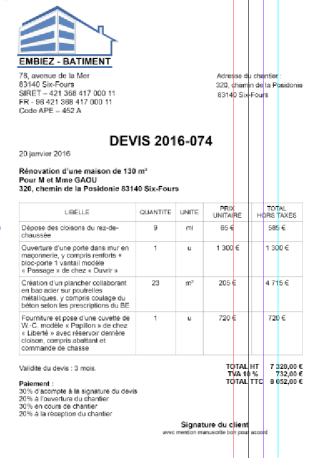
#> input picture temp/090.jpg, 320 x 458 px, found by its file name
$ python utils.py
#> lines starting #> are read from the running program, lines starting #| are printed output that depends on the picture
#> further down, image is the input picture: PIL image 320x458 RGB; mean R, G, B 241.5, 241.9, 242.9
import cv2
import cv2 as cv
import numpy as np
from PIL import Image


# [37 lines left out: functions cvtColor, resize_image, get_classes, get_anchors, not called in this run]


def preprocess_input(image):
    image /= 255.0
    return image


# get grayscale image
def get_grayscale(image):
    return cv2.cvtColor(image, cv2.COLOR_BGR2GRAY)


# noise removal
def remove_noise(image):
    return cv2.medianBlur(image, 3)


# thresholding
def thresholding(image):
    return cv2.threshold(image, 0, 255, cv2.THRESH_BINARY + cv2.THRESH_OTSU)[1]


# dilation
def dilate(image):
    kernel = np.ones((5, 5), np.uint8)
    return cv2.dilate(image, kernel, iterations=1)


# erosion
def erode(image):
    kernel = np.ones((5, 5), np.uint8)
    return cv2.erode(image, kernel, iterations=1)


# opening - erosion followed by dilation
def opening(image):
    kernel = np.ones((5, 5), np.uint8)
    return cv2.morphologyEx(image, cv2.MORPH_OPEN, kernel)


# canny edge detection
def canny(image):
    return cv2.Canny(image, 100, 200)


# template matching
def match_template(image, template):
    return cv2.matchTemplate(image, template, cv2.TM_CCOEFF_NORMED)


def resize(img, size):
#> called with size = 800
    if img.size[0]<size or img.size[1]<size:
        if float(img.size[0]) <= float(img.size[1]):
            width = size
            img = img.convert('RGB')
            ratio = (width / float(img.size[0]))
#> ratio = 2.5
            height = int((float(img.size[1]) * float(ratio)))
#> height = 1145
            img = img.resize((width, height), Image.BICUBIC)
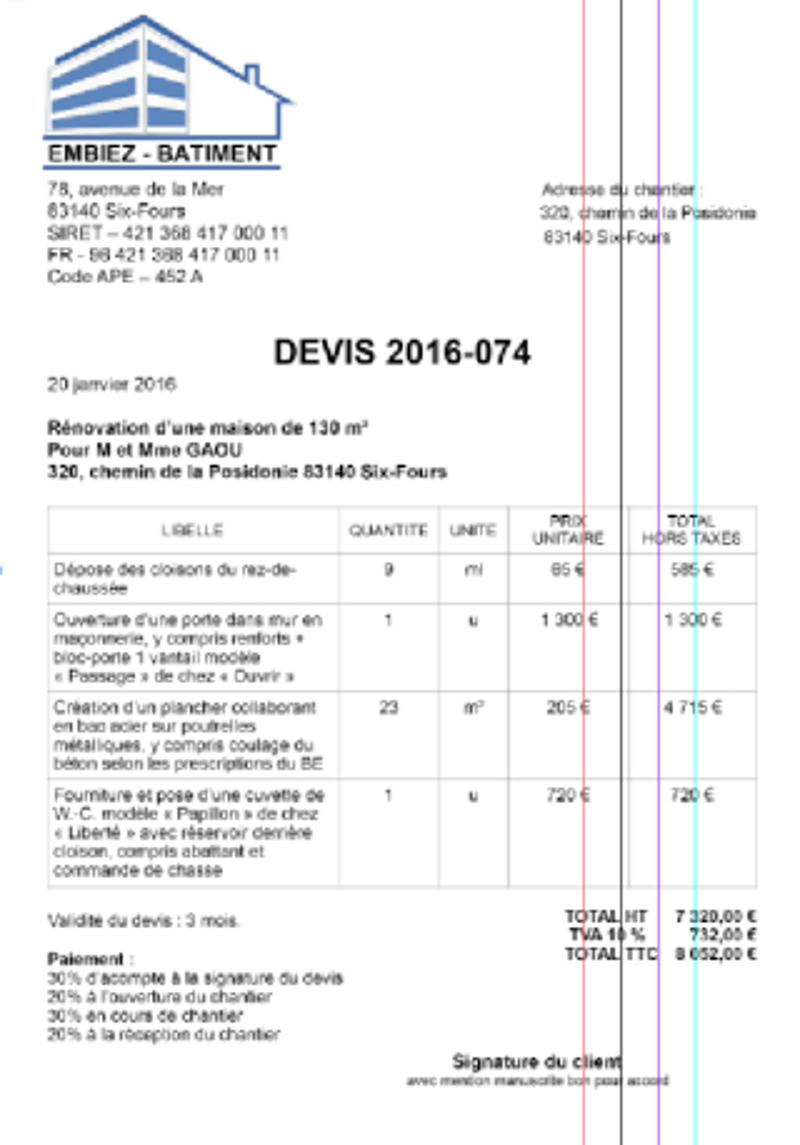
#> img: PIL image 800x1145 RGB; mean R, G, B 241.3, 241.7, 242.7
#> in get_grayscale, `return cv2.cvtColor(image, cv2.COLOR_BGR2GRAY)`:
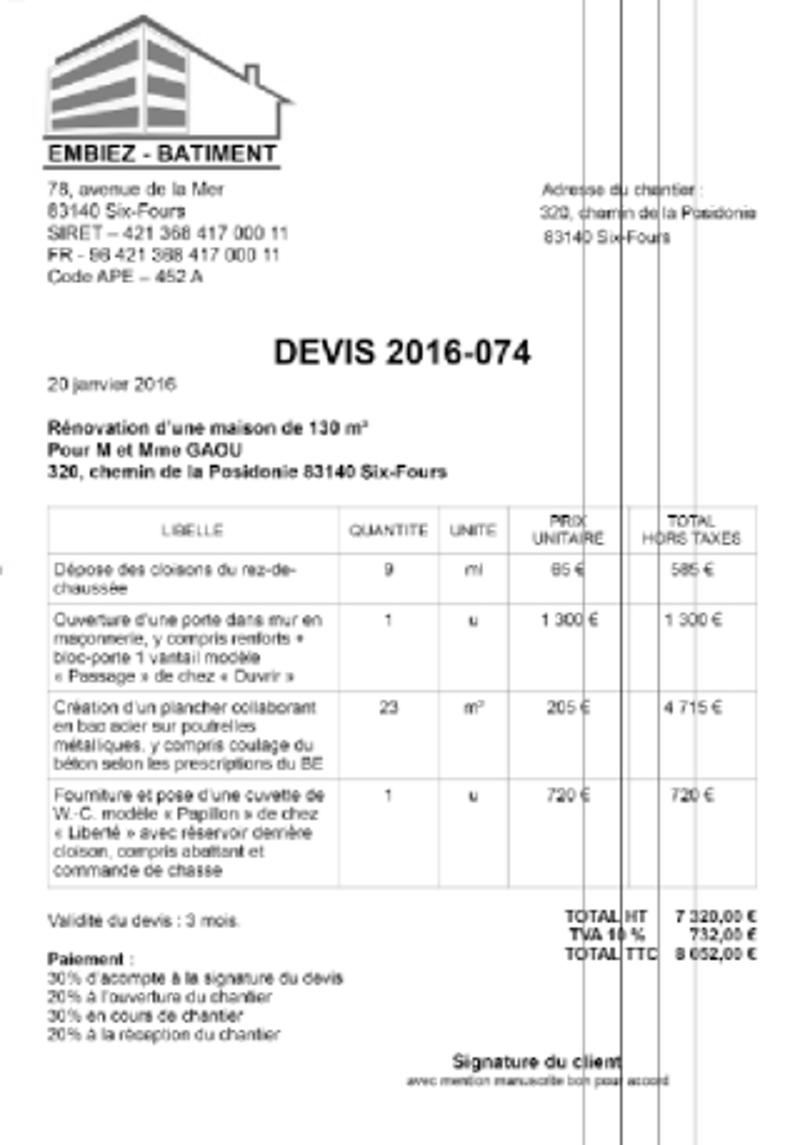
#> returned value: shape (1145, 800); min 0, max 255, mean 241.6
        else:
            height = size
            img = img.convert('RGB')
            ratio = (height / float(img.size[1]))
            width = int((float(img.size[0]) * float(ratio)))
            img = img.resize((width, height), Image.BICUBIC)
    img.save('resized_image1.jpg')


# [6 lines left out: function im_cut, not called in this run]


def laplacian_sharpening(img, K_size=3):
#> called with K_size = 3
    H, W = img.shape
#> H = 1145; W = 800

    # zero padding

    pad = K_size // 2

    out = np.zeros((H + pad * 2, W + pad * 2))

    out[pad: pad + H, pad: pad + W] = img.copy()
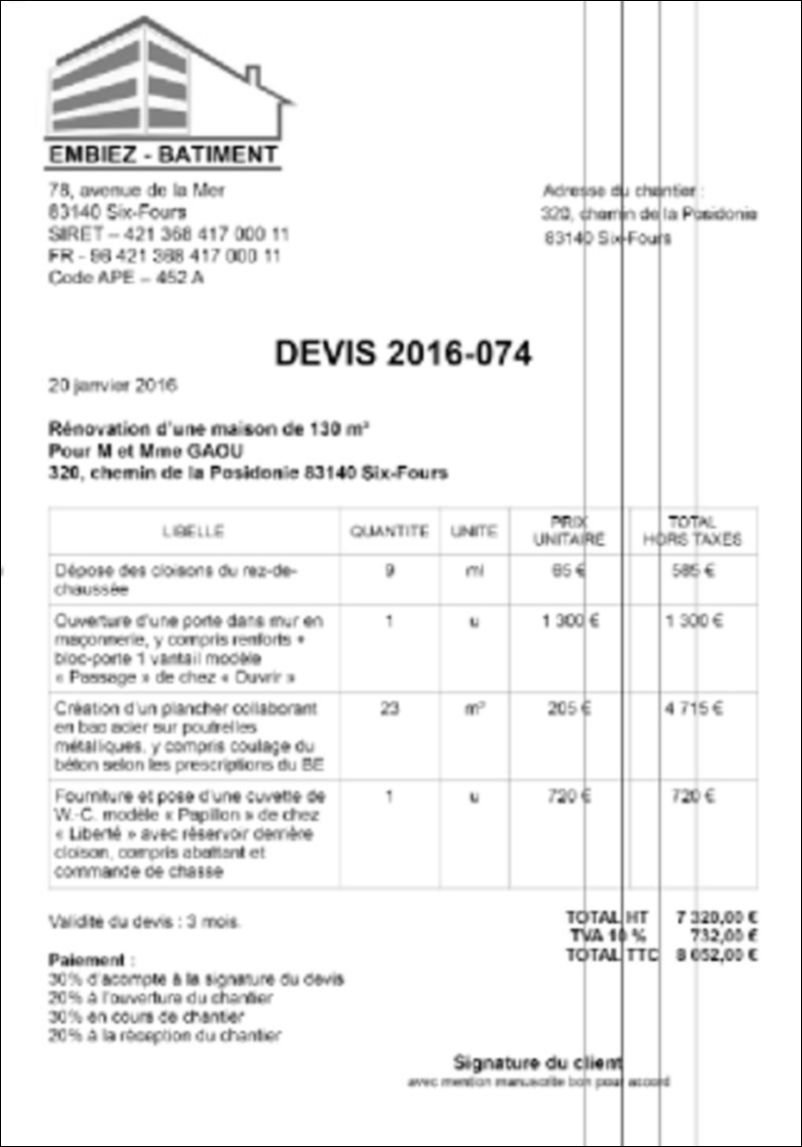
#> out: shape (1147, 802) float64; min 0, max 255, mean 240.6

    tmp = out.copy()

    # laplacian kernle

    K = [[0., 1., 0.], [1., -4., 1.], [0., 1., 0.]]

    # filtering and adding image -> Sharpening image

    for y in range(H):

        for x in range(W):
            # core code

            out[pad + y, pad + x] = (-1) * np.sum(K * (tmp[y: y + K_size, x: x + K_size])) + tmp[pad + y, pad + x]
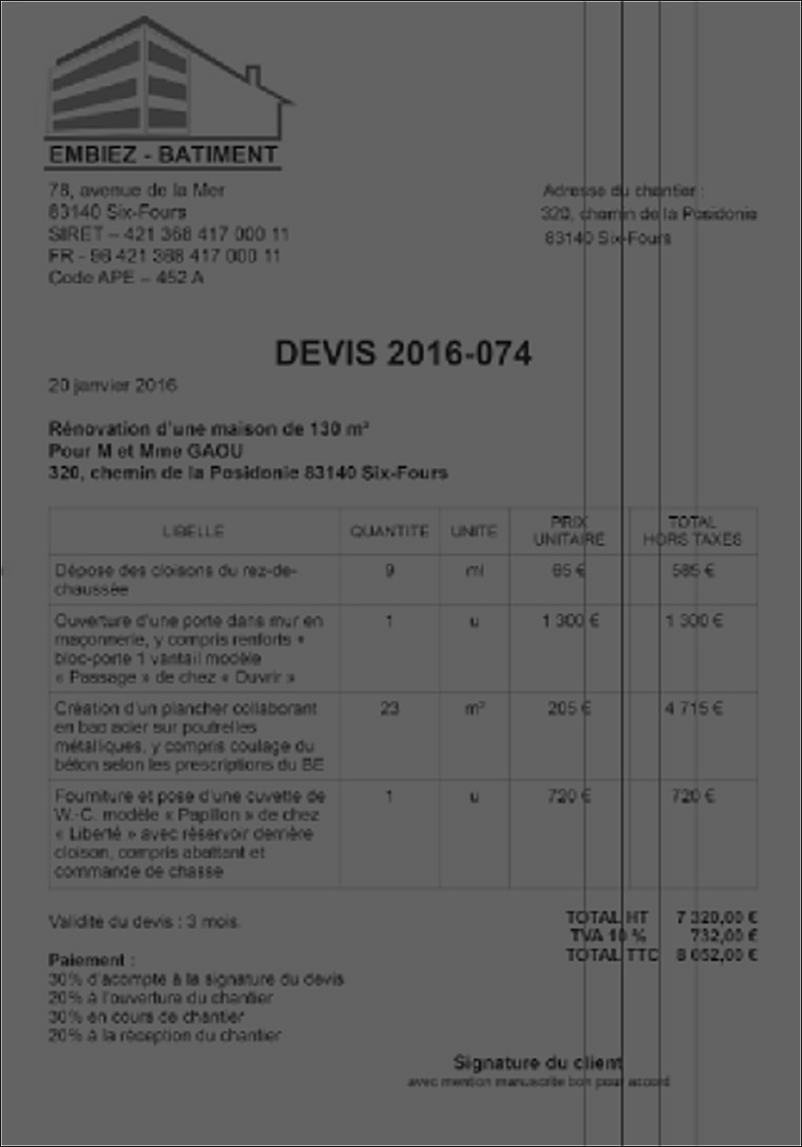
#> out: shape (1147, 802) float64; min -69, max 765, mean 241.6; drawn with min black and max white

    out = np.clip(out, 0, 255)

    out = out[pad: pad + H, pad: pad + W].astype(np.uint8)
#> out: shape (1145, 800)

    return out


if __name__ == "__main__":
    # from matplotlib import pyplot as plt
    image = Image.open("test/090.jpg").convert("RGB")

    resize(image,800)
    img = cv.imread("resized_image1.jpg")
    img = get_grayscale(img)
    img2 = cv.GaussianBlur(img, (3, 3), 0)
    img3 = remove_noise(img)
    # [6 lines of commented-out code are left out]
    cv2.imwrite('test/122dssxsdcxcxsd334.jpg', laplacian_sharpening(img2))


    #
    # hist, bins = np.histogram(img, 256)
    # # calculate cdf
    # cdf = hist.cumsum()
    # # plot hist
    # plt.plot(hist, 'r')
    #
    # # remap cdf to [0,255]
    # cdf = (cdf - cdf[0]) * 255 / (cdf[-1] - 1)
    # cdf = cdf.astype(np.uint8)  # Transform from float64 back to unit8
    #
    # # generate img after Histogram Equalization
    # img2 = np.zeros((384, 495, 1), dtype=np.uint8)
    # img2 = cdf[img]
    #
    # hist2, bins2 = np.histogram(img2, 256)
    # cdf2 = hist2.cumsum()
    # plt.plot(hist2, 'g')
    #
    #
    # plt.show()
    # print(img2)
    # cv2.imwrite('color_img.jpg', img2)
    # # show img after histogram equalization

$ run again, with temp/079.jpg copied over temp/090.jpg
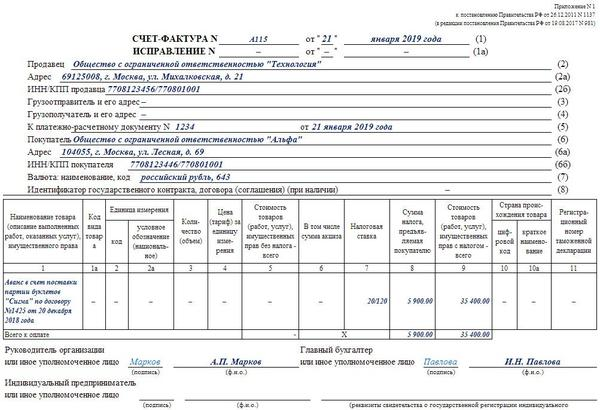
#> input picture temp/079.jpg, 600 x 410 px, found by its file name
#> image is the input picture: PIL image 600x410 RGB; mean R, G, B 234.1, 234.4, 234.6
#> after the loop in laplacian_sharpening, `for y in range(H):`:
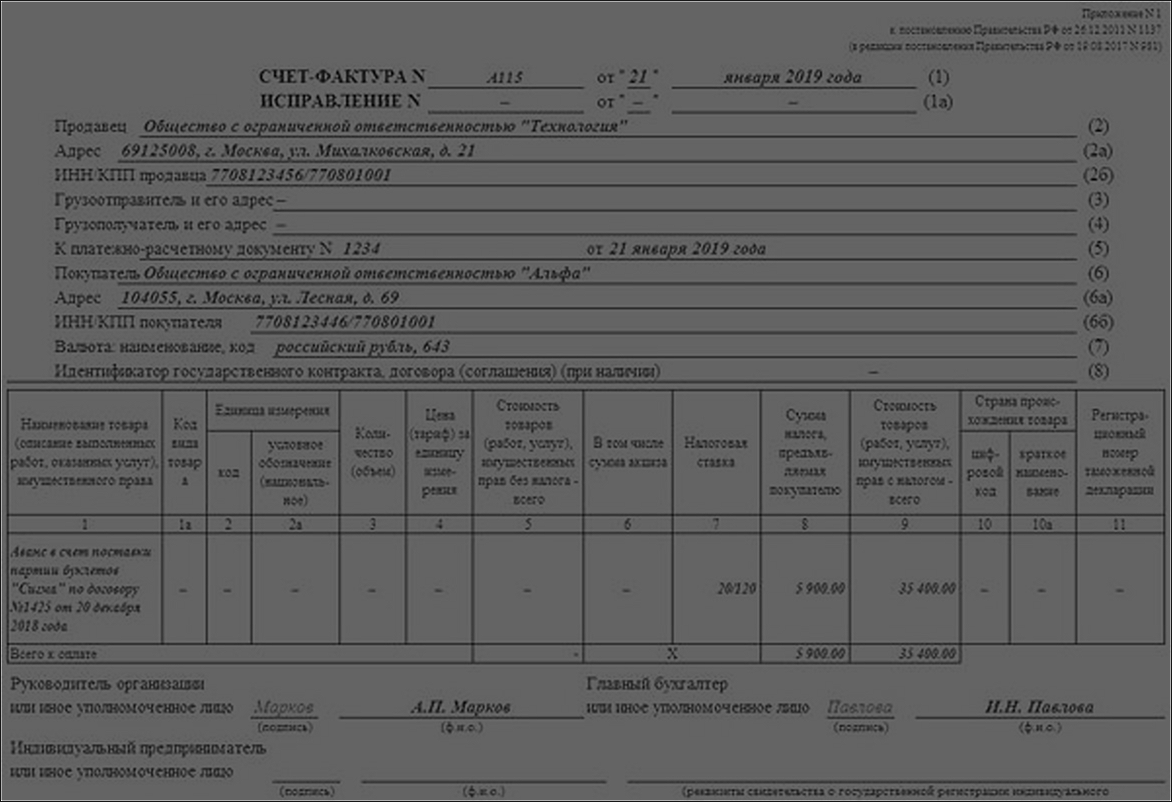
#> out: shape (802, 1172) float64; min -77, max 766, mean 234; drawn with min black and max white
#> in laplacian_sharpening, `out = np.clip(out, 0, 255)`:
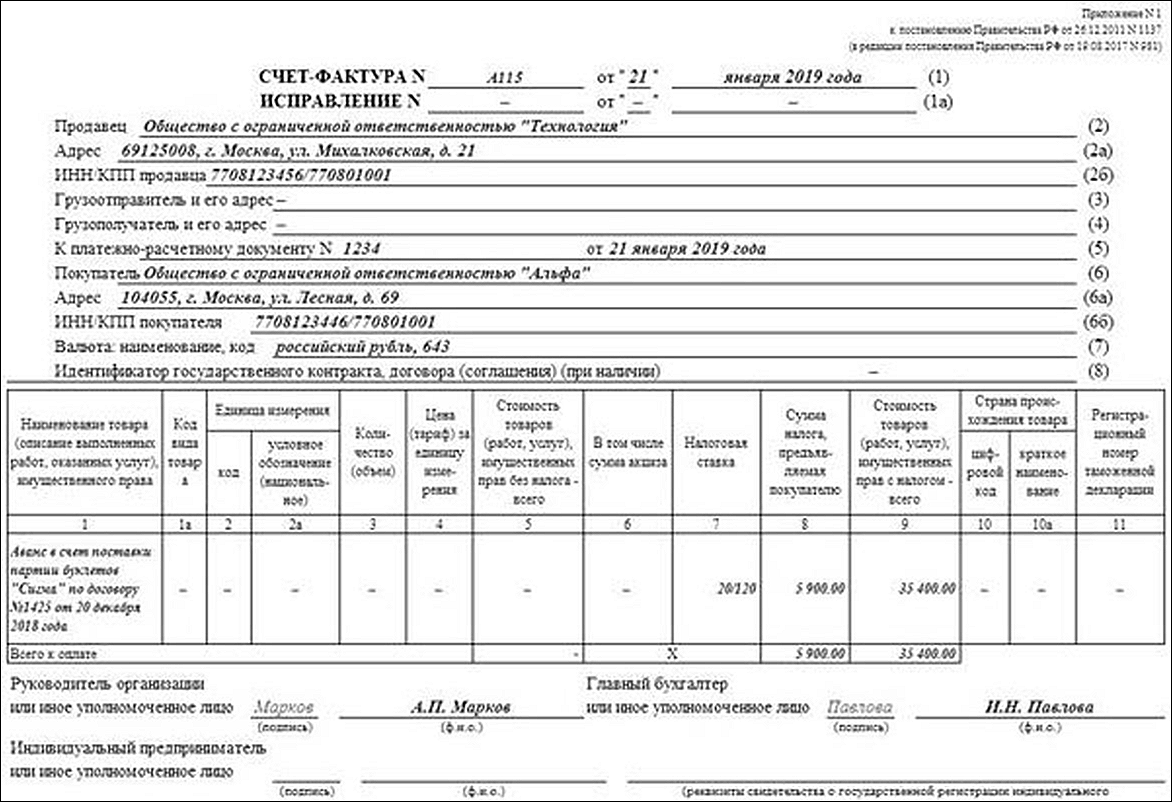
#> out: shape (802, 1172) float64; min 0, max 255, mean 231.3

$ run again, with temp/gg.jpg copied over temp/090.jpg
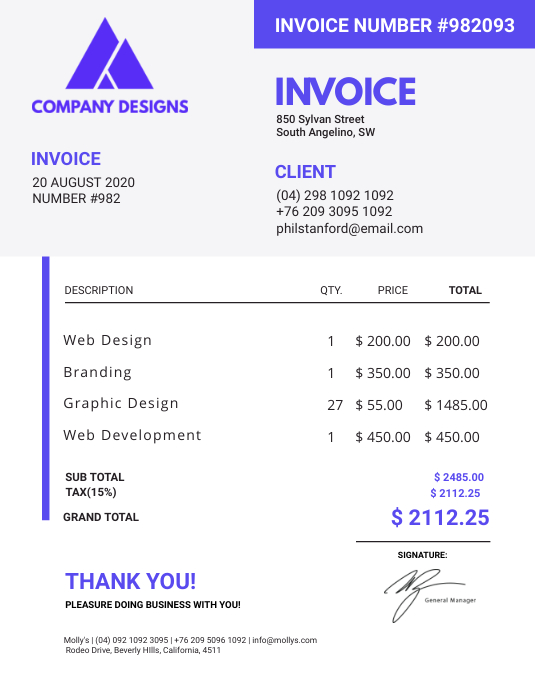
#> input picture temp/gg.jpg, 535 x 693 px, found by its file name
#> image is the input picture: PIL image 535x693 RGB; mean R, G, B 236.8, 235.5, 246.8
#> after the loop in laplacian_sharpening, `for y in range(H):`:
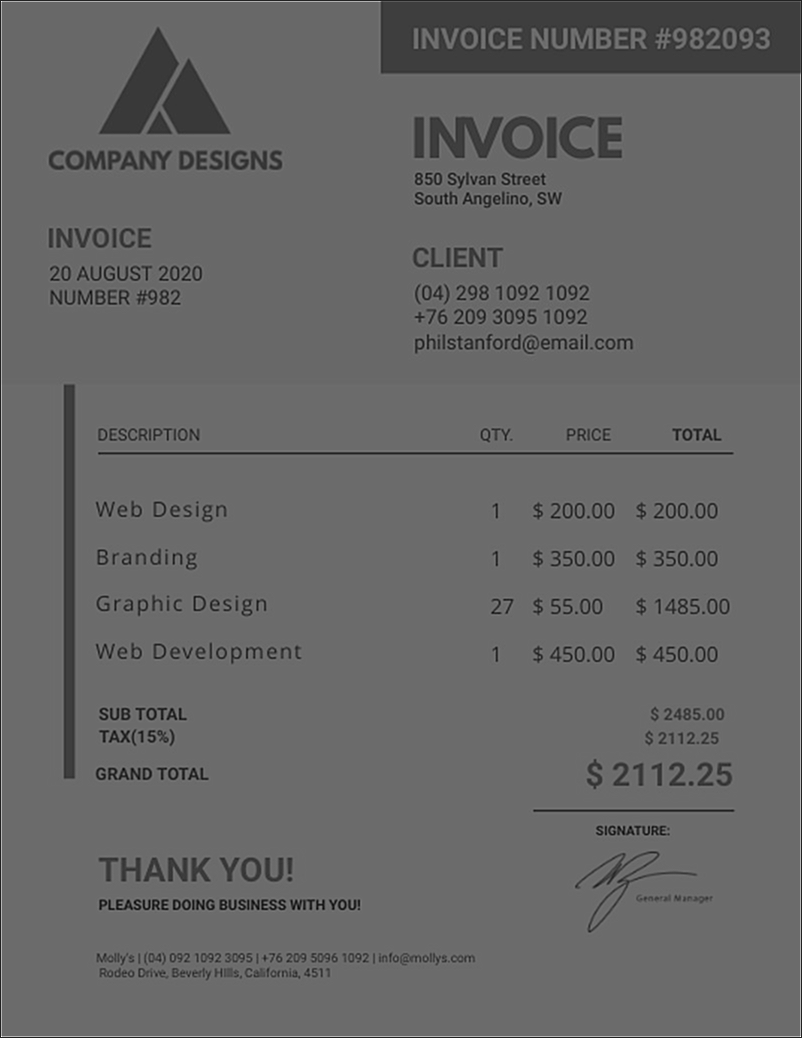
#> out: shape (1038, 802) float64; min -119, max 765, mean 236.7; drawn with min black and max white
#> in laplacian_sharpening, `out = np.clip(out, 0, 255)`:
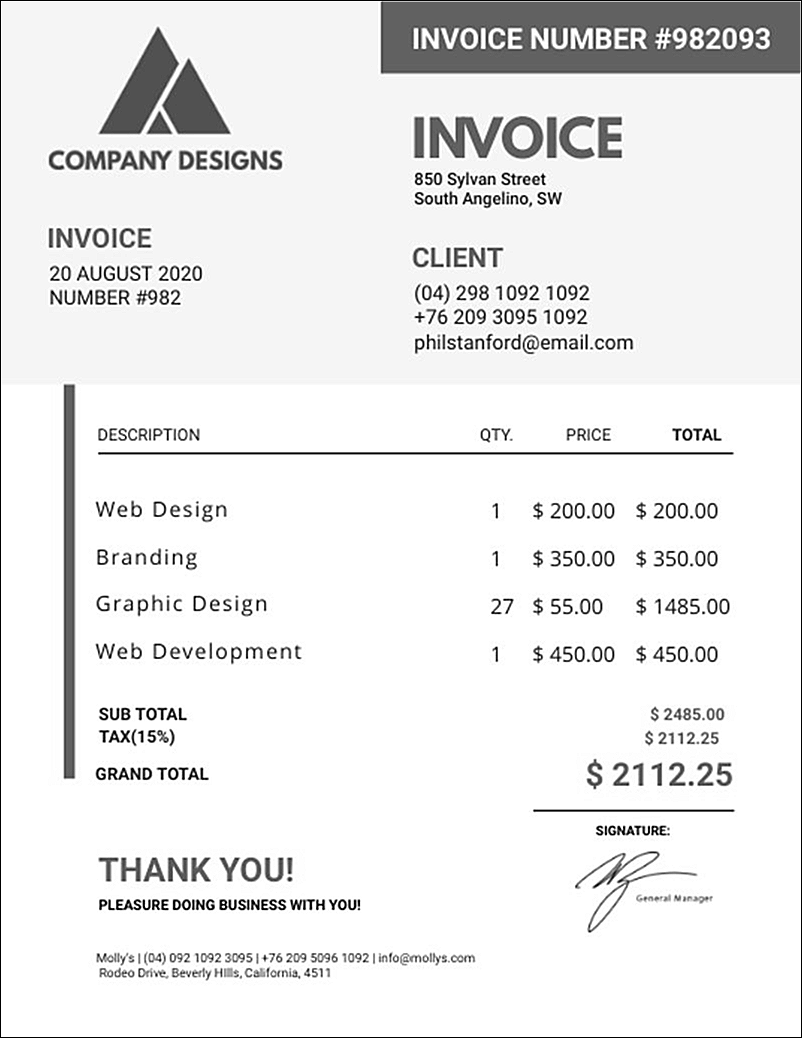
#> out: shape (1038, 802) float64; min 0, max 255, mean 234.9
